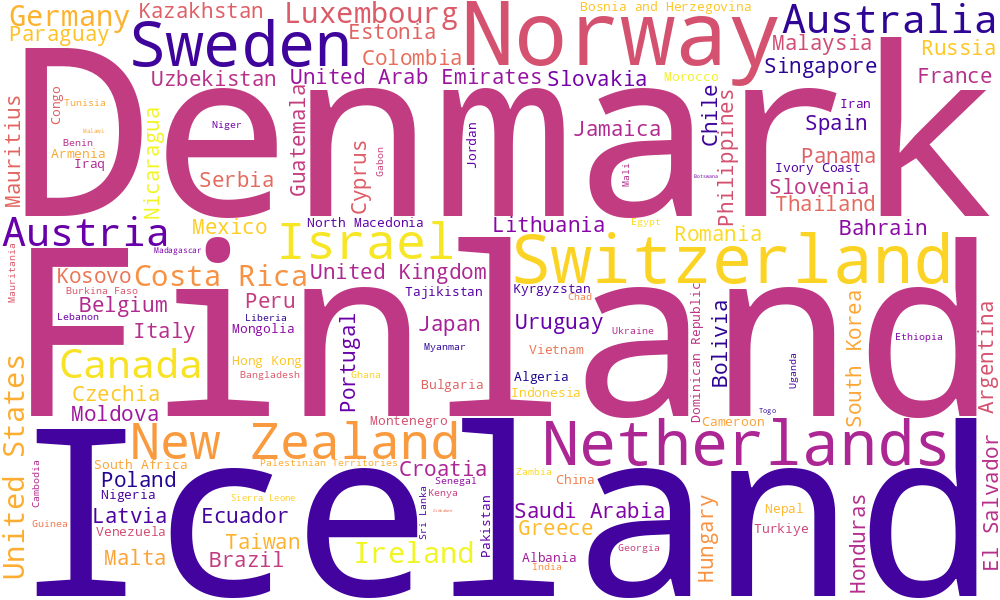

The script that drew this image:
import pandas as pd
from wordcloud import WordCloud
import matplotlib.pyplot as plt

# Load your data 
df = pd.read_csv('average_happiness_rank.csv')

print(df.columns)


# Calculate weight so lower ranks appear larger
max_rank = df['Rank'].max()
df['Weight'] = max_rank + 1 - df['Rank']

#Create {Country: Weight} dictionary
rank_dict = dict(zip(df['Country'], df['Weight']))

#Generate the word cloud
wordcloud = WordCloud(
    width=1000,
    height=600,
    background_color='white',
    colormap='plasma'  
).generate_from_frequencies(rank_dict)

#Save the word cloud image
wordcloud.to_file("happiness_wordcloud.png")

# Show the word cloud
plt.figure(figsize=(15, 8))
plt.imshow(wordcloud, interpolation='bilinear')
plt.axis('off')
plt.tight_layout(pad=0)
plt.show()
